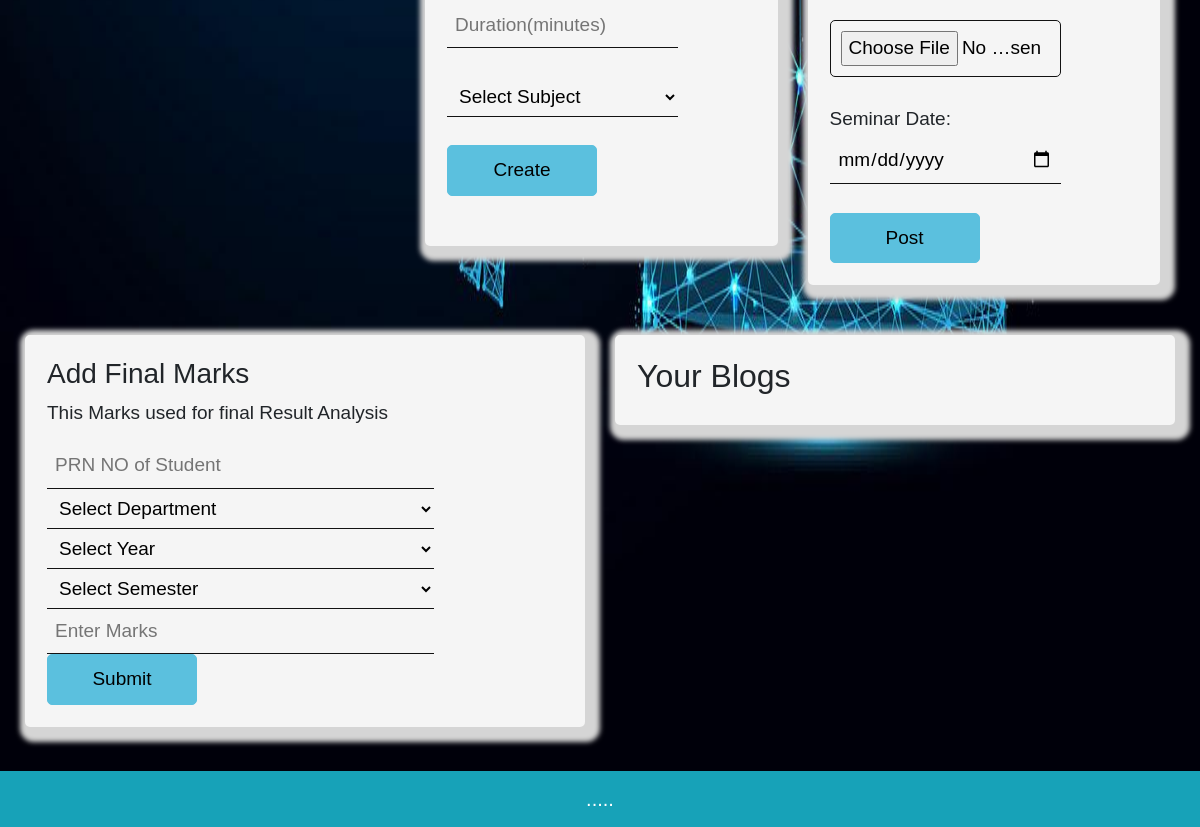
The app's page /Teacher/teacher.php (signed in, lower part), older data.
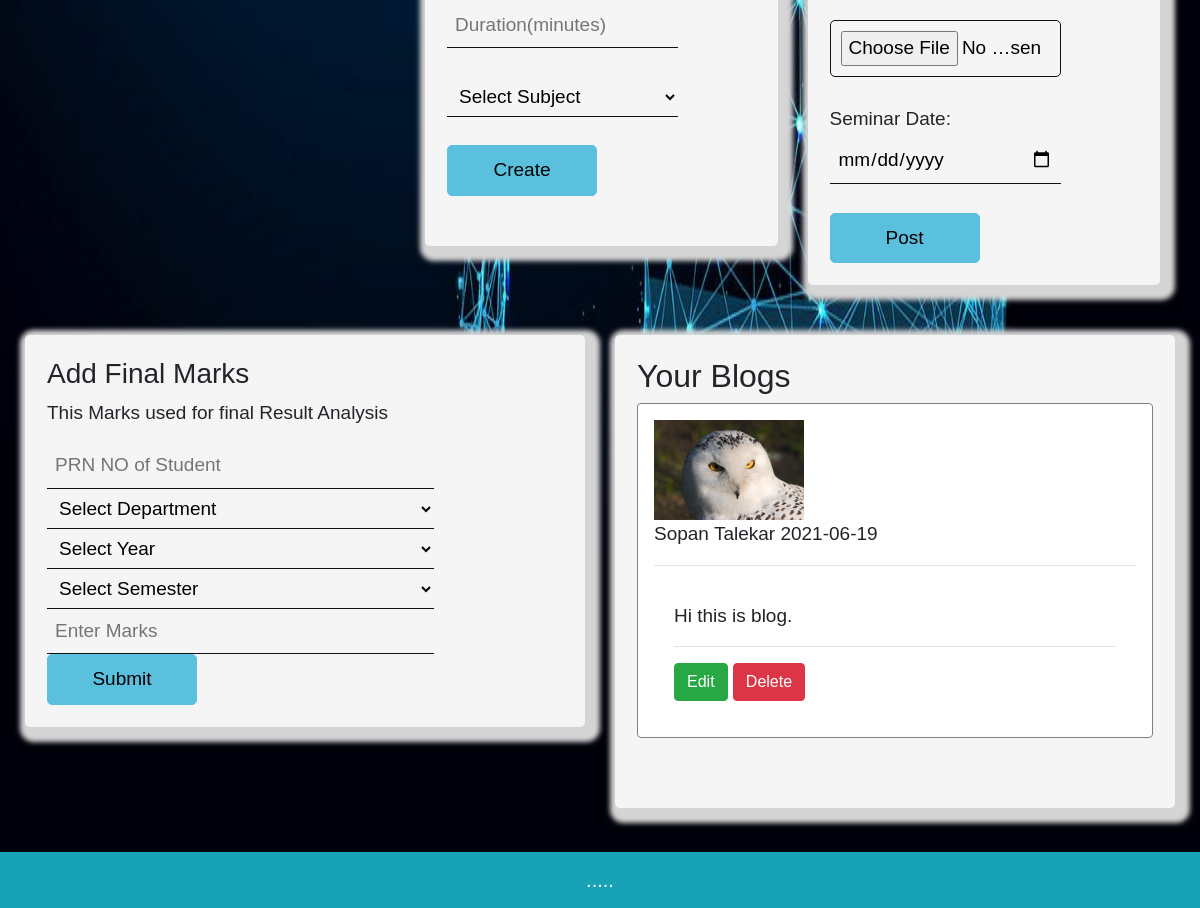
The same page, newer data.
### tables this page shows
CREATE TABLE `blog` (
  `blog_id` int(11) NOT NULL,
  `email` varchar(100) NOT NULL,
  `author` varchar(50) NOT NULL,
  `submission_date` date NOT NULL,
  `imagepath` varchar(500) NOT NULL,
  `blogtext` longtext NOT NULL
);

### Teacher/teacher.php (the view, shortened to what this page needs)
<?php
$email = $_SESSION['teacher_user_email'];
?>
<!DOCTYPE html>
<html>
<head>
  <?php include '../links.php' ?>
  <?php include '../connection.php' ?>
</head>
<body>
  <div>
    <div class="container-fluid">
      <div class="row pad">
        <div class="col-lg-6 sm-auto md-auto">
          <div class="fc">
            <?php include 'create-quiz.php' ?>
          </div>
        </div>
        <div class="col-lg-6 sm-auto md-auto">
          <div class="fc">
            <?php include 'addActivity.php' ?>
          </div>
        </div>
      </div>
      <br>
      <div class="row pad">
        <div class="col-lg-6 sm-auto md-auto">
          <div class="fc">
            <h3>Add Final Marks</h3>
            <p>This Marks used for final Result Analysis</p>
            <?php include 'addMarks.php' ?>
          </div>
        </div>
        <div class="col-lg-6 sm-auto md-auto">
          <div class="fc">
            <h2>Your Blogs</h2>
            <?php include 'yourblog.php' ?>
          </div>
        </div>
      </div>
    </div>
    <br><br><br>
    <div class="navbar navbar-expand-lg navbar-info bg-info" id="footer">
      <a class="navbar-brand mx-auto text-white">.....</a>
    </div>
</body>
</html>

### Teacher/yourblog.php (shortened to what this page needs)
  <?php
  $query = "SELECT * FROM blog WHERE email = '$email'";
  $showblog = mysqli_query($conn, $query);
  while ($run = mysqli_fetch_assoc($showblog)) {
    $name = $run['author'];
    $email = $run['email'];
    $blogid = $run['blog_id'];
    $blogtxt = $run['blogtext'];
    $imgpath = $run['imagepath'];
    $subdate = $run['submission_date'];
  ?>
    <div class="card shadow p-3 mb-5 bg-white rounded" style="border: 1px solid gray; background-color:#F8F8F8;">
      <?php echo '<img src="../' . $imgpath . '" width="150" height="100"/>' . $name . '  '
        . $run['submission_date'] . '    '; ?>
        <hr>
      <div class="card-body">
        <p class="card-text">
          <?php echo $run['blogtext']; ?>
        </p>
        <hr>
        <?php echo '<a class="btn btn-success" href="../blog.php?imgpath=' . $imgpath . '&imgpath=' . $imgpath . '
            &name=' . $name . '
            &email=' . $email . '
            &blogid=' . $blogid . '
            &blogtxt=' . $blogtxt . '
            &subdate=' . $subdate . '">Edit</a>';
        echo '  <a class="btn btn-danger" href="teacher.php?blogs_id=' . $blogid . '"">Delete</a>' ?>
      </div>
</div>
<?php
  }
?>

Row changes from the older to the newer data that the page shows:
added blog: imagepath (picture), author "Sopan Talekar", submission_date "2021-06-19", blogtext "Hi this is blog."
